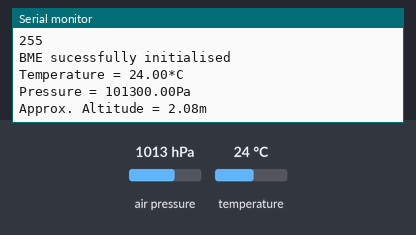
Simulated run of this sketch. Board: Arduino Uno, built with avr-gcc and run on an emulated ATmega328P. Shown: the last lines printed to the serial monitor. Inputs (shaded band) come from the test bench; at power-on: air pressure 1013 hPa, temperature 24 °C.

Above: at 6.3 s.
6.4 s: air pressure set to 952 hPa
10.1 s: temperature set to 12 °C
At 11.6 s:
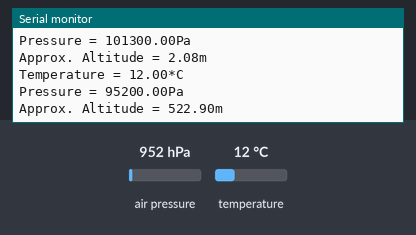
13.8 s: air pressure set to 975 hPa
At 15.8 s:
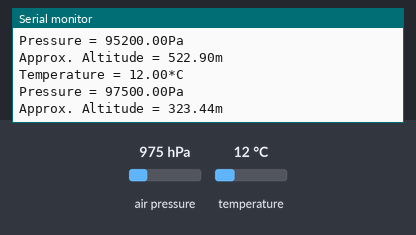
Timing chart, 0 to 17.3 s (numbered marks = the images above; inputs shaded):
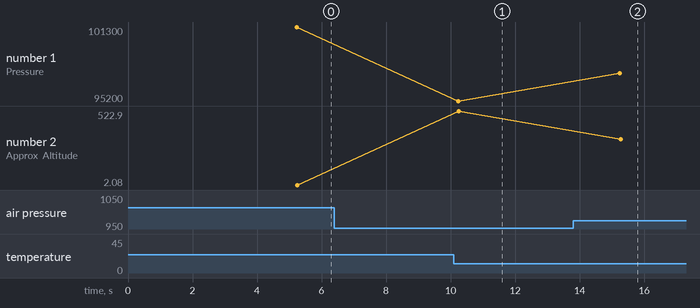

Measured:
- after the input at 10.1 s, the serial monitor: prints a new line after 0.11 s (image 1)
- after the input at 13.8 s, the serial monitor: prints a new line after 1.4 s (image 2)
- plotted number 1: 95200 → 97500 after the input at 13.8 s
- plotted number 2: 522.9 → 323.44 after the input at 13.8 s

The sketch:

sketch_jun11a.ino
```cpp
#include <Adafruit_BMP280.h>

#include <Wire.h>
#include <Adafruit_Sensor.h>

// 1013.25 default
#define SEALEVELPRESSURE_HPA (1013.25)

Adafruit_BMP280 bme;

void setup() {
  Serial.begin(9600);

  for(uint16_t i = 0; i<256; i++){
    if(bme.begin(i)) Serial.println(i);
    delay(20);
  }
  if (!bme.begin(0x76)) {
    Serial.println("Could not find a valid BME280 sensor, check wiring!");
    while (1);
  }
  Serial.println("BME sucessfully initialised");
}

void loop() {
  Serial.print("Temperature = ");
  Serial.print(bme.readTemperature());
  Serial.println("*C");

  Serial.print("Pressure = ");
  Serial.print(bme.readPressure());
  Serial.println("Pa");

  // altitude is very inaccurate with the mean sealevelairpressure due to weather. One can compute the altitude afterwards with the historical weather data
  Serial.print("Approx. Altitude = ");
  Serial.print(bme.readAltitude(SEALEVELPRESSURE_HPA));
  Serial.println("m");


  Serial.println();
  delay(5000);
}
```
